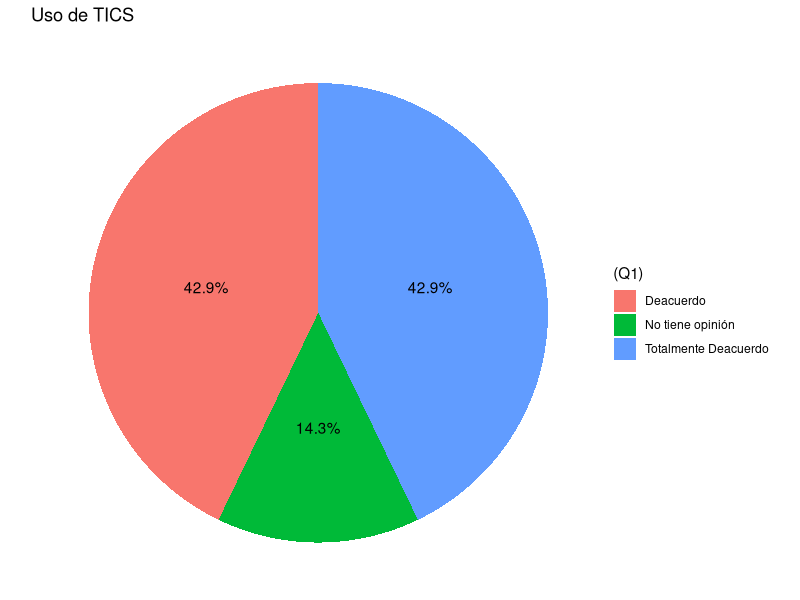
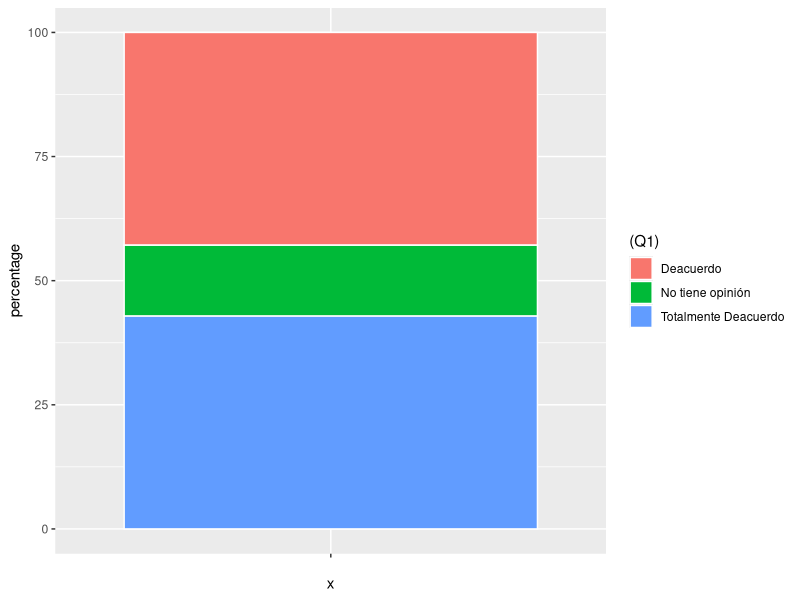
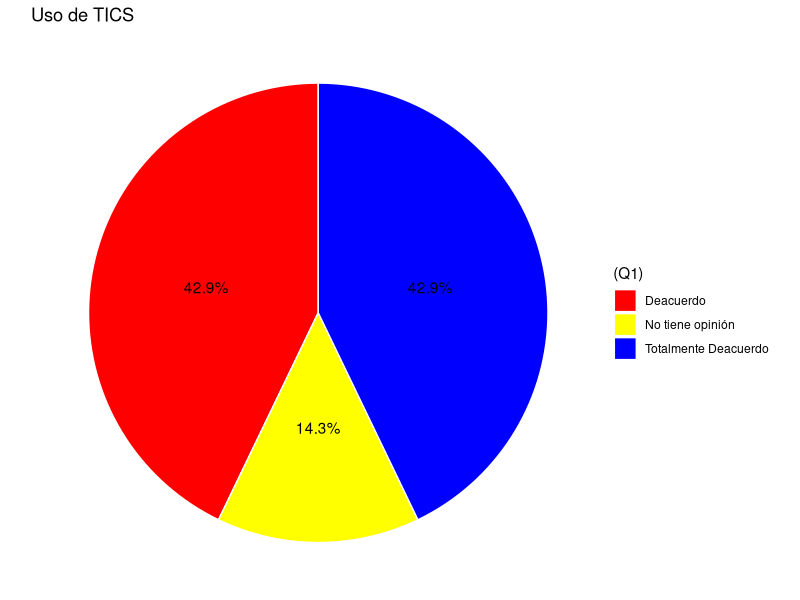

Write R code to recreate these figures, in order.
## ---- chunk 1
library(ggplot2)
library(dplyr)
## ---- chunk 2
library(readxl)
datos <- read_excel("CuestionarioRletras.xlsx")
names(datos)
datos$Q1
## ---- chunk 3
porcentajes <- datos %>% 
                group_by(Q1) %>% 
                count() %>% 
                ungroup() %>% 
                mutate(percentage=`n`/sum(`n`) * 100)
porcentajes
## ---- chunk 4
ggplot(porcentajes, aes(x=1, y=percentage, fill=(Q1))) +
        geom_bar(stat="identity") +
        geom_text(aes(label = paste0(round(percentage,1),"%")), 
                  position = position_stack(vjust = 0.5)) +
        coord_polar(theta = "y") + 
        theme_void() + 
        ggtitle ("Uso de TICS")
## ---- chunk 5
ggplot(porcentajes,aes(x="",y=percentage,fill=(Q1))) +
	geom_bar(stat="identity",color="white")
## ---- chunk 6
pal1 <- c("forestgreen", "yellow", "orange")
pal <- c(
  "Serious" = "red",
  "Significant" = "orange", 
  "Minimal" = "yellow", 
  "Strengths" = "forestgreen")

ggplot(porcentajes,aes(x="",y=percentage,fill=(Q1))) +
  geom_boxplot() + 
  scale_fill_manual(values = c("red", "yellow",
                               "blue", "orange",
                               "green")) + 
	geom_bar(stat="identity",color="white") + 
	geom_text(aes(label = paste0(round(percentage,1),"%")), 
                  position = position_stack(vjust = 0.5)) +
	coord_polar("y") +
	theme_void() +
	labs(title="Uso de TICS") 
